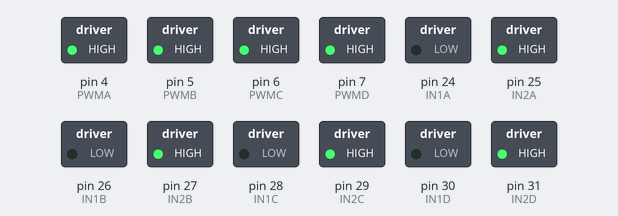
A sketch run on a simulated Arduino Mega 2560, built with avr-gcc and run on an emulated ATmega2560. On the bench: switched loads named in the sketch (green lamp = pin HIGH).

Above: at 0.1 s.
Timing chart, 0 to 1.6 s (numbered marks = the images above):
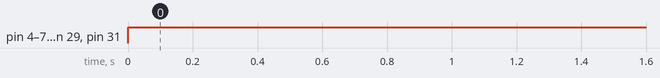

The sketch:

MotorNoEncoder_main.ino
```cpp
#include "MotorNoEncoder.h"

#define IN1A 24
#define IN2A 25
#define PWMA 4

#define IN1B 26
#define IN2B 27
#define PWMB 5

#define IN1C 28
#define IN2C 29
#define PWMC 6

#define IN1D 30
#define IN2D 31
#define PWMD 7

MotorNoEncoder motor1;
MotorNoEncoder motor2;
MotorNoEncoder motor3;
MotorNoEncoder motor4;

void setup()
{
  pinMode(PWMA,OUTPUT);
  pinMode(IN1A,OUTPUT);
  pinMode(IN2A,OUTPUT);

  pinMode(PWMB,OUTPUT);
  pinMode(IN1B,OUTPUT);
  pinMode(IN2B,OUTPUT);

  pinMode(PWMC,OUTPUT);
  pinMode(IN1C,OUTPUT);
  pinMode(IN2C,OUTPUT);

  pinMode(PWMD,OUTPUT);
  pinMode(IN1D,OUTPUT);
  pinMode(IN2D,OUTPUT);

  motor1.ConnectPins(IN1A, IN2A, PWMA);
  motor2.ConnectPins(IN1B, IN2B, PWMB);
  motor3.ConnectPins(IN1C, IN2C, PWMC);
  motor4.ConnectPins(IN1D, IN2D, PWMD);
}

void loop()
{
  motor1.Drive(255);
  motor2.Drive(255);
  motor3.Drive(255);
  motor4.Drive(255);
}
```

MotorNoEncoder.cpp
```cpp
#include "Arduino.h"
#include "MotorNoEncoder.h"

MotorNoEncoder::MotorNoEncoder(void){}

//ConnectPins is used for holding the arduino pins connected to the motor instance
void MotorNoEncoder::ConnectPins(int in1, int in2, int pwmPin)
{
  In1 = in1;
  In2 = in2;
  PWMPin = pwmPin;
}

//to turn motor forward, In1 HIGH and In2 LOW
//to turn backwards, In1 LOW and In2 HIGH
//pwr corresponds to pwm signal, value ranges from 0-255
//use analogWrite() to send pwm signal
void MotorNoEncoder::Drive(int pwr)
{
  analogWrite(PWMPin, abs(pwr));
  if (pwr < 0) {
    digitalWrite(In1,HIGH);
    digitalWrite(In2,LOW);
  }
  else if (pwr >= 0) {
    digitalWrite(In1,LOW);
    digitalWrite(In2,HIGH);
  }
  else {
    digitalWrite(In1,LOW);
    digitalWrite(In2,LOW);
  }
}
```

MotorNoEncoder.h
```cpp
#ifndef MotorNoEncoder_h
#define MotorNoEncoder_h
#include "Arduino.h"

class MotorNoEncoder
{
  private:
    int In1;           //arduino pin connected to In1 and In2 of motor driver for motor
    int In2;
    int PWMPin;        //arduino pin connected sending pwm to be amplified by driver for motor
  public:
    MotorNoEncoder(void);
    void ConnectPins(int in1, int in2, int pwmPin);
    void Drive(int pwr);
};
#endif
```

Measured:
- by itself, pin 4 (PWMA), pin 5 (PWMB), pin 6 (PWMC), pin 7 (PWMD), pin 25 (IN2A), pin 27 (IN2B), pin 29 (IN2C), pin 31 (IN2D): LOW → HIGH at 0.00 s
